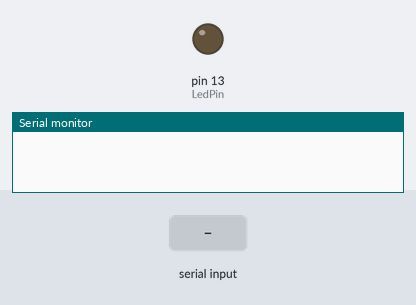
Bench run of a sketch on a simulated Arduino Uno, built with avr-gcc and run on an emulated ATmega328P. Parts: output pins drawn as LEDs (lit = HIGH), the last lines printed to the serial monitor. Inputs (shaded band) come from the test bench.

Above: at 1.2 s.
1.3 s: "LED_ON\n" received over Serial
At 2.3 s:
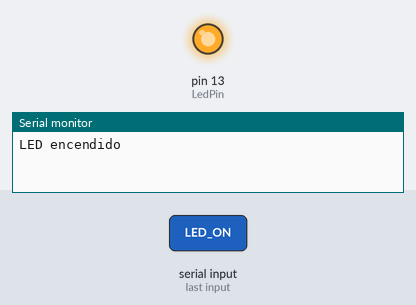
2.9 s: "LED_OFF\n" received over Serial
At 3.7 s:
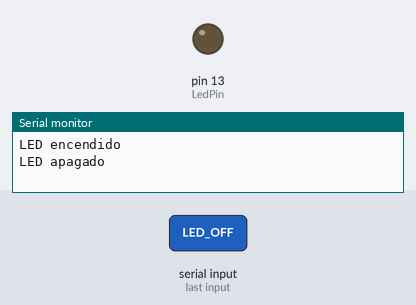
Timing chart, 0 to 5.9 s (numbered marks = the images above; inputs shaded):
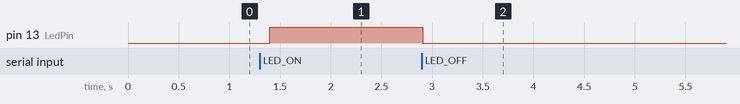

The sketch:

sketch_may16c.ino
```cpp
int LedPin = 13;

void setup() {
  Serial.begin(9600);  // Inicia la comunicación serial a 9600 bps
  pinMode(LedPin, OUTPUT);
}

void loop() {
  if (Serial.available() > 0) {
    String command = Serial.readStringUntil('\n');  // Lee el comando enviado por la computadora
    if (command == "LED_ON") {
      digitalWrite(LedPin, HIGH);
      Serial.println("LED encendido");
    } else if (command == "LED_OFF") {
      digitalWrite(LedPin, LOW);
      Serial.println("LED apagado");
    } else {
      Serial.println("Comando desconocido");
    }
  }
  delay(100);  // Pequeño retardo para evitar saturar el puerto serial
}
```

Measured:
- after the input at 1.3 s, pin 13 (LedPin): LOW → HIGH after 0.10 s
- after the input at 2.9 s, pin 13 (LedPin): HIGH → LOW at once
